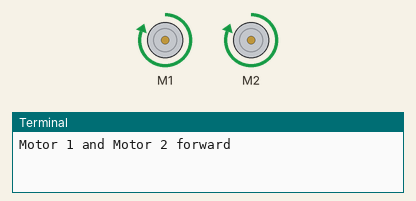
Simulated run of this program. Board: Raspberry Pi (BCM pin numbers). Shown: 2 × DC motor (green arrow = forward, orange = backward, longer = faster), the last lines printed to the terminal. Motors are numbered in the order the program creates them (left before right in a Robot). At 4.0 s the program stops and its outputs stay as they are.

Above: at 0.1 s.
At 2.1 s:
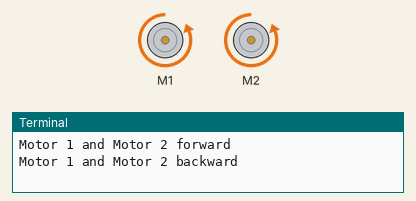
At 4.1 s:
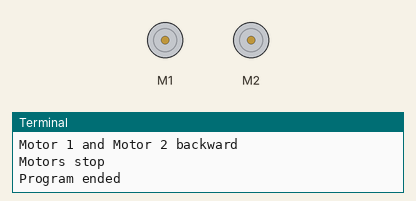
Timing chart, 0 to 5.5 s (numbered marks = the images above):
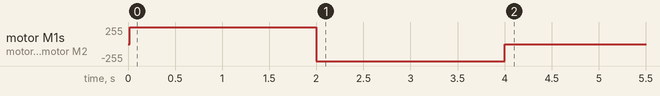

Measured:
- by itself, motor M1, motor M2: stopped → forward 255/255 at 0.02 s, → backward 255/255 2.0 s later, → stopped 2.0 s later

The program:

gyuhghgxefhgdfg8k-0lpxz_xfy89p.py
```python
import time
from gpiozero import Motor

# Define motors with their respective GPIO pins
motor1 = Motor(forward=2, backward=3)  # Motor 1
motor2 = Motor(forward=10, backward=12)  # Motor 2

try:
    # Example usage
    print("Motor 1 and Motor 2 forward")
    motor1.forward()
    motor2.forward()
    time.sleep(2)

    print("Motor 1 and Motor 2 backward")
    motor1.backward()
    motor2.backward()
    time.sleep(2)

    print("Motors stop")
    motor1.stop()
    motor2.stop()

finally:
    print("Program ended")
```
